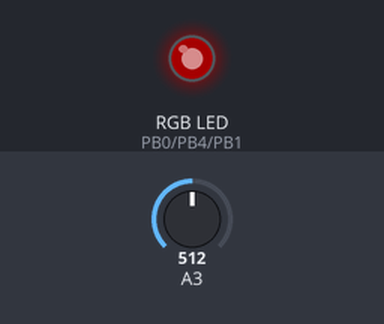
The sketch below on a simulated ATtiny85, built with avr-gcc and run on an emulated ATtiny85. Parts: an RGB LED mixed from three pins (HIGH = lit). Inputs (shaded band) come from the test bench; at power-on: A3 = 512. Dim RGB values are drawn brighter than linear.

Above: at 1.2 s.
1.3 s: A3 set to 306
At 2.29 s:
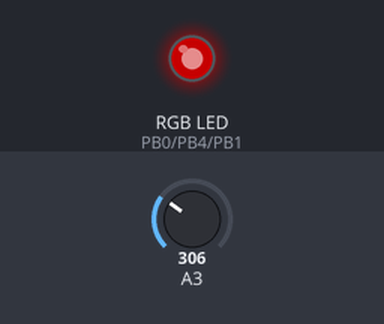
4.3 s: A3 set to 122
At 4.46 s:
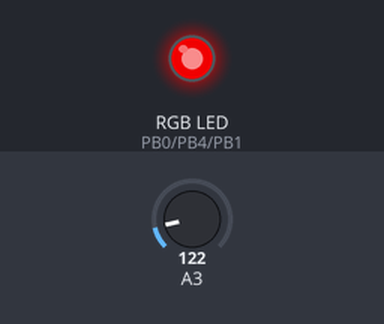
7.3 s: A3 set to 0
At 7.49 s:
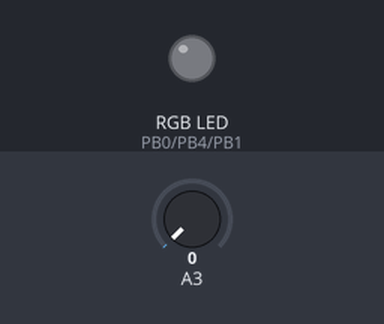
Timing chart, 0 to 10.3 s (numbered marks = the images above; inputs shaded):
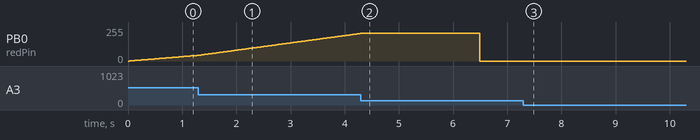

The sketch:

ledstrip.ino
```cpp
//                     +--\/--+
// RESET (A0/D5) PB5  1|      |8  VCC
//   (A3/D3 PWM) PB3  2|      |7  PB2 (A1/D2)
//   (A2/D4 PWM) PB4  3|      |6  PB1 (D1 PWM)
//               GND  4|      |5  PB0 (D0 PWM)
//                     +------+
int redPin = 0; // the green LED channel
int bluePin = 1;   // the red LED channel
int greenPin = 4;  // the blue LED channel

int brightnessPin = 1;
int fadeDelayPin = 3;
int switchModePin = 5;

int fadeMode = true;
int fadeAmount = 1;    // how many points to fade the LED by
volatile int fadeDelay = 1;
volatile int maxBrightness = 255;

// the setup routine runs once when you press reset
void setup() {
  pinMode(redPin, OUTPUT);
  pinMode(greenPin, OUTPUT);
  pinMode(bluePin, OUTPUT);

  pinMode(brightnessPin, INPUT);
  pinMode(fadeDelayPin, INPUT);
  pinMode(switchModePin, INPUT);

  PWM4_init();
}

void fade(int led, void (*func)(unsigned char,int)) {
  int brightness = 0;
  int fading = fadeAmount;
  while(fadeMode) {
    func(led, brightness);
    brightness += fading;
    if (brightness >= maxBrightness)
      fading = -fadeAmount;
    else if (brightness < 0)
      break;
    //maxBrightness = map(analogRead(brightnessPin), 0, 512, 5, 255);
    //fadeMode = digitalRead(switchModePin) == LOW ? false : true;
    delay(map(analogRead(fadeDelayPin), 0, 512, 1, 30));
  }
}

// the loop routine runs over and over again forever:
void loop() {
  //analogWrite4(4, map(analogRead(3), 0, 1024, 0, 255));
  /*if (digitalRead(switchModePin) == LOW) {
    fadeMode = !fadeMode;
    delay(1000);
  }*/

  //maxBrightness = map(analogRead(brightnessPin), 0, 1024, 0, 255);
  //fadeDelay = map(analogRead(fadeDelayPin), 0, 1024, 0, 255);

  if (fadeMode) {
    fade(redPin, analogWrite);
    fade(greenPin, analogWrite4);
    fade(bluePin, analogWrite);
    //digitalWrite(redPin, HIGH);
    //delay(1000);
    //digitalWrite(redPin, LOW);
    //delay(1000);
  } else {
    //analogWrite(redPin, maxBrightness);
    //analogWrite4(greenPin, maxBrightness);
    analogWrite(bluePin, maxBrightness);

    maxBrightness = map(analogRead(brightnessPin), 0, 1024, 0, 255);
    //fadeMode = ( == LOW ? true : false);
    //if (analogRead(0) < 100)
      //digitalWrite(bluePin, LOW);
      //digitalWrite(redPin, HIGH);
      //digitalWrite(greenPin, LOW);
    //else
      //digitalWrite(bluePin, LOW);
  }
}

void PWM4_init() {
  // Set up PWM on Trinket GPIO #4 (PB4, pin 3) using Timer 1
  GTCCR = _BV (COM1B1) | _BV (PWM1B);  //  clear OC1B on compare
  OCR1B = 0;                  // duty cycle initialize to 50%
  OCR1C = 255;                  // frequency
}

// Function to allow analogWrite on Trinket GPIO #4
void analogWrite4(unsigned char pin, int duty_value) {
  OCR1B = duty_value;  // duty may be 0 to 255 (0 to 100%)
}
```

Measured:
- after the input at 7.3 s, PB0 (redPin): stays 0/255 (without the input it goes to 223/255 after 8.7 s)
